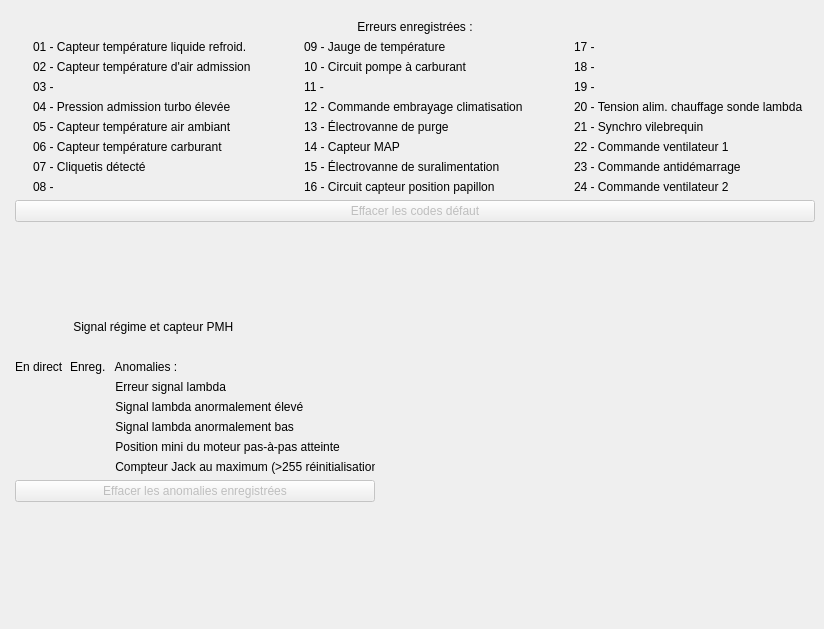
	<widget class="QWidget" name="errors">
     <attribute name="title">
      <string>Erreurs</string>
     </attribute>
	 
	 <widget class="QWidget" name="layoutWidget_3">
      <property name="geometry">
       <rect>
        <x>15</x>
        <y>20</y>
        <width>800</width>
        <height>560</height>
       </rect>
      </property>
	  
      <layout class="QGridLayout" name="m_faultCodesLayout" columnstretch="0,1,20,0,1,20,0,1,20" rowstretch="0,0,0,0,0,0,0,0,0,0,0,0,0,0,0,0,0,100">

	   <item row="0" column="1" colspan="8">
        <widget class="QLabel" name="m_faultCodesLabel">
         <property name="text">
          <string>Erreurs enregistrées :</string>
         </property>
		 <property name="alignment">
          <set>Qt::AlignLeading|Qt::AlignCenter</set>
         </property>
        </widget>
       </item>
	   
	   <item row="1" column="1">
        <widget class="QLedIndicator" name="m_faultLedCTS" native="true"/>
       </item>
	   <item row="1" column="2">
        <widget class="QLabel" name="m_faultCode01Label">
         <property name="text">
          <string>01 - Capteur température liquide refroid.</string>
         </property>
        </widget>
       </item>
	   
	   <item row="2" column="1">
        <widget class="QLedIndicator" name="m_faultLedATS" native="true"/>
       </item>
	   <item row="2" column="2">
        <widget class="QLabel" name="m_faultCode02Label">
         <property name="text">
          <string>02 - Capteur température d'air admission</string>
         </property>
        </widget>
       </item>
	   
	   <item row="3" column="1">
        <widget class="QLedIndicator" name="m_faultLed03" native="true"/>
       </item>
	   <item row="3" column="2">
        <widget class="QLabel" name="m_faultCode03Label">
         <property name="text">
          <string>03 - </string>
         </property>
        </widget>
       </item>
	   
	   <item row="4" column="1">
        <widget class="QLedIndicator" name="m_faultLed04" native="true"/>
       </item>
	   <item row="4" column="2">
        <widget class="QLabel" name="m_faultCode04Label">
         <property name="text">
          <string>04 - Pression admission turbo élevée</string>
         </property>
        </widget>
       </item>
	   
	   <item row="5" column="1">
        <widget class="QLedIndicator" name="m_faultLed05" native="true"/>
       </item>
	   <item row="5" column="2">
        <widget class="QLabel" name="m_faultCode05Label">
         <property name="text">
          <string>05 - Capteur température air ambiant</string>
         </property>
        </widget>
       </item>
	   
	   <item row="6" column="1">
        <widget class="QLedIndicator" name="m_faultLedFTS" native="true"/>
       </item>
	   <item row="6" column="2">
        <widget class="QLabel" name="m_faultCode06Label">
         <property name="text">
          <string>06 - Capteur température carburant</string>
         </property>
        </widget>
       </item>
	   
	   <item row="7" column="1">
        <widget class="QLedIndicator" name="m_faultLed07" native="true"/>
       </item>
	   <item row="7" column="2">
        <widget class="QLabel" name="m_faultCode07Label">
         <property name="text">
          <string>07 - Cliquetis détecté</string>
         </property>
        </widget>
       </item>
	   
	   <item row="8" column="1">
        <widget class="QLedIndicator" name="m_faultLed08" native="true"/>
       </item>
	   <item row="8" column="2">
        <widget class="QLabel" name="m_faultCode08Label">
         <property name="text">
          <string>08 - </string>
         </property>
        </widget>
       </item>
	   
	   <item row="1" column="4">
        <widget class="QLedIndicator" name="m_faultLed09" native="true"/>
       </item>
	   <item row="1" column="5">
        <widget class="QLabel" name="m_faultCode09Label">
         <property name="text">
          <string>09 - Jauge de température</string>
         </property>
        </widget>
       </item>

	   <item row="2" column="4">
        <widget class="QLedIndicator" name="m_faultLedFuelPump" native="true"/>
       </item>
	   <item row="2" column="5">
        <widget class="QLabel" name="m_faultCode10Label">
         <property name="text">
          <string>10 - Circuit pompe à carburant</string>
         </property>
        </widget>
       </item>

	   <item row="3" column="4">
        <widget class="QLedIndicator" name="m_faultLedFuelPumpSupply" native="true"/>
       </item>
	   <item row="3" column="5">
        <widget class="QLabel" name="m_faultCode11Label">
         <property name="text">
          <string>11 - </string>
         </property>
        </widget>
       </item>
	   
	   <item row="4" column="4">
        <widget class="QLedIndicator" name="m_faultLed12" native="true"/>
       </item>
	   <item row="4" column="5">
        <widget class="QLabel" name="m_faultCode12Label">
         <property name="text">
          <string>12 - Commande embrayage climatisation</string>
         </property>
        </widget>
       </item>
	   
	   <item row="5" column="4">
        <widget class="QLedIndicator" name="m_faultLedPurge" native="true"/>
       </item>
	   <item row="5" column="5">
        <widget class="QLabel" name="m_faultCode13Label">
         <property name="text">
          <string>13 - Électrovanne de purge</string>
         </property>
        </widget>
       </item>	   

       <item row="6" column="4">
        <widget class="QLedIndicator" name="m_faultLedMap" native="true"/>
       </item>
	   <item row="6" column="5">
        <widget class="QLabel" name="m_faultCode14Label">
         <property name="text">
          <string>14 - Capteur MAP</string>
         </property>
        </widget>
       </item>
	   
	   <item row="7" column="4">
        <widget class="QLedIndicator" name="m_faultLed15" native="true"/>
       </item>
	   <item row="7" column="5">
        <widget class="QLabel" name="m_faultCode15Label">
         <property name="text">
          <string>15 - Électrovanne de suralimentation</string>
         </property>
        </widget>
       </item>

       <item row="8" column="4">
        <widget class="QLedIndicator" name="m_faultLedTps" native="true"/>
       </item>
	   <item row="8" column="5">
        <widget class="QLabel" name="m_faultCode16Label">
         <property name="text">
          <string>16 - Circuit capteur position papillon</string>
         </property>
        </widget>
       </item>

       <item row="1" column="7">
        <widget class="QLedIndicator" name="m_faultLedTpsSupply" native="true"/>
       </item>
	   <item row="1" column="8">
        <widget class="QLabel" name="m_faultCode17Label">
         <property name="text">
          <string>17 - </string>
         </property>
        </widget>
       </item>
	   
	   <item row="2" column="7">
        <widget class="QLedIndicator" name="m_faultLed18" native="true"/>
       </item>
	   <item row="2" column="8">
        <widget class="QLabel" name="m_faultCode18Label">
         <property name="text">
          <string>18 - </string>
         </property>
        </widget>
       </item>

       <item row="3" column="7">
        <widget class="QLedIndicator" name="m_faultLedLambdaCircuit" native="true"/>
       </item>
	   <item row="3" column="8">
        <widget class="QLabel" name="m_faultCode19Label">
         <property name="text">
          <string>19 - </string>
         </property>
        </widget>
       </item>
	   
       <item row="4" column="7">
        <widget class="QLedIndicator" name="m_faultLedLambdaSupply" native="true"/>
       </item>
	   <item row="4" column="8">
        <widget class="QLabel" name="m_faultCode20Label">
         <property name="text">
          <string>20 - Tension alim. chauffage sonde lambda</string>
         </property>
        </widget>
       </item>
	   
	   <item row="5" column="7">
        <widget class="QLedIndicator" name="m_faultLed21" native="true"/>
       </item>
	   <item row="5" column="8">
        <widget class="QLabel" name="m_faultCode21Label">
         <property name="text">
          <string>21 - Synchro vilebrequin</string>
         </property>
        </widget>
       </item>
	   
	   <item row="6" column="7">
        <widget class="QLedIndicator" name="m_faultLed22" native="true"/>
       </item>
	   <item row="6" column="8">
        <widget class="QLabel" name="m_faultCode22Label">
         <property name="text">
          <string>22 - Commande ventilateur 1</string>
         </property>
        </widget>
       </item>
	   
	   <item row="7" column="7">
        <widget class="QLedIndicator" name="m_faultLed23" native="true"/>
       </item>
	   <item row="7" column="8">
        <widget class="QLabel" name="m_faultCode23Label">
         <property name="text">
          <string>23 - Commande antidémarrage</string>
         </property>
        </widget>
       </item>
	   
	   <item row="8" column="7">
        <widget class="QLedIndicator" name="m_faultLed24" native="true"/>
       </item>
	   <item row="8" column="8">
        <widget class="QLabel" name="m_faultCode24Label">
         <property name="text">
          <string>24 - Commande ventilateur 2</string>
         </property>
        </widget>
       </item>
	   
       <item row="13" column="1" colspan="8">
        <widget class="QPushButton" name="m_clearFaultsButton">
         <property name="enabled">
          <bool>false</bool>
         </property>
         <property name="text">
          <string>Effacer les codes défaut</string>
         </property>
        </widget>
       </item>
	   
<!-- 	   <item row="64" column="2">
        <widget class="QLabel" name="m_faultCodeEmpty">
         <property name="text">
          <string> </string>
         </property>
        </widget>
       </item> -->
 
      </layout>
     </widget> 

	 <widget class="QWidget" name="layoutWidget_9">
      <property name="geometry">
       <rect>
        <x>15</x>
        <y>320</y>
        <width>360</width>
        <height>300</height>
       </rect>
      </property>
	  
      <layout class="QGridLayout" name="m_faultCodesLayout2" rowstretch="0,1,0,0,0,0,0,0,0,0,0,0,0,0,100">

	   <item row="0" column="1">
        <widget class="QLedIndicator" name="m_RPMSensor" native="true"/>
       </item>
	   <item row="0" column="2" colspan="2">
        <widget class="QLabel" name="m_RPMSensorLabel">
         <property name="text">
          <string> Signal régime et capteur PMH</string>
         </property>
		 <property name="toolTip">
		  <string>Le voyant doit devenir vert dès que le volant moteur tourne</string>
		 </property>
        </widget>
       </item>
	   
	   <item row="1" column="3">
        <widget class="QLabel" name="m_empty3">
         <property name="text">
          <string></string>
         </property>
        </widget>
       </item>
	   
	   <item row="2" column="1">
        <widget class="QLabel" name="m_faultCodesLabel2">
         <property name="text">
          <string>En direct</string>
         </property>
		 </widget>
		</item>
		<item row="2" column="2">
        <widget class="QLabel" name="m_faultCodesLabel3">
         <property name="text">
          <string>Enreg.</string>
         </property>
		 </widget>
		</item>
	   <item row="2" column="3">
        <widget class="QLabel" name="m_faultCodesLabel4">
         <property name="text">
          <string> Anomalies :</string>
         </property>
		 <property name="toolTip">
		  <string>Ces anomalies sont soit reconnues par MEMS mais non enregistrées, soit non reconnues/acquittées par MEMS.</string>
		 </property>
        </widget>
       </item>
	   
	   <item row="3" column="1">
        <widget class="QLedIndicator" name="m_LambdaSensor" native="true"/>
       </item>
	   <item row="3" column="3">
        <widget class="QLabel" name="m_LambdaSensorLabel">
         <property name="text">
          <string> Erreur signal lambda</string>
         </property>
		 <property name="toolTip">
		  <string>Tel que détecté par l'ECU ; "État lambda"</string>
		 </property>
        </widget>
       </item>
	   
	   <item row="4" column="1">
        <widget class="QLedIndicator" name="m_LambdaMax" native="true"/>
       </item>
	   <item row="4" column="2">
        <widget class="QLedIndicator" name="m_LambdaMaxOnce" native="true"/>
       </item>
	   <item row="4" column="3">
        <widget class="QLabel" name="m_LambdaMaxLabel">
         <property name="text">
          <string> Signal lambda anormalement élevé</string>
         </property>
		 <property name="toolTip">
		  <string>Peut indiquer une sonde lambda usée, ou des fils de signal mal blindés (notamment contre l'alternateur ou les câbles d'allumage haute tension)</string>
		 </property>
        </widget>
       </item>
	   
	   <item row="5" column="1">
        <widget class="QLedIndicator" name="m_LambdaMin" native="true"/>
       </item>
	   <item row="5" column="2">
        <widget class="QLedIndicator" name="m_LambdaMinOnce" native="true"/>
       </item>
	   <item row="5" column="3">
        <widget class="QLabel" name="m_LambdaMinLabel">
         <property name="text">
          <string> Signal lambda anormalement bas</string>
         </property>
		 <!-- <property name="toolTip"> -->
		  <!-- <string>Peut indiquer une sonde lambda usée, ou des fils de signal mal blindés (notamment contre l'alternateur ou les câbles d'allumage haute tension)</string> -->
		 <!-- </property> -->
        </widget>
       </item>
	   
	   <item row="6" column="1">
        <widget class="QLedIndicator" name="m_IACMin" native="true"/>
       </item>
	   <item row="6" column="2">
        <widget class="QLedIndicator" name="m_IACMinOnce" native="true"/>
       </item>
	   <item row="6" column="3">
        <widget class="QLabel" name="m_IACMinLabel">
         <property name="text">
          <string> Position mini du moteur pas-à-pas atteinte</string>
         </property>
		 <property name="toolTip">
		  <string>Peut indiquer que l'ECU a du mal à maintenir un ralenti suffisamment bas. Vérifiez le réglage du câble d'accélérateur et les fuites d'air à l'admission.</string>
		 </property>
        </widget>
       </item>
	   
	   <item row="7" column="1">
        <widget class="QLedIndicator" name="m_JackCount" native="true"/>
       </item>
	   <item row="7" column="3">
        <widget class="QLabel" name="m_JackCountLabel">
         <property name="text">
          <string> Compteur Jack au maximum (>255 réinitialisations)</string>
         </property>
		 <property name="toolTip">
		  <string>Ne peut être remis à 0 qu'en réinitialisant complètement l'ECU. Surveillez ensuite le "N° compteur Jack" dans l'onglet "toutes les mesures"</string>
		 </property>
        </widget>
       </item>
	   
	   <item row="13" column="1" colspan="3">
        <widget class="QPushButton" name="m_clearRecordedAnomalies">
         <property name="enabled">
          <bool>false</bool>
         </property>
         <property name="text">
          <string>Effacer les anomalies enregistrées</string>
         </property>
        </widget>
       </item>
	   
	  </layout>
	 </widget> 
	</widget>
